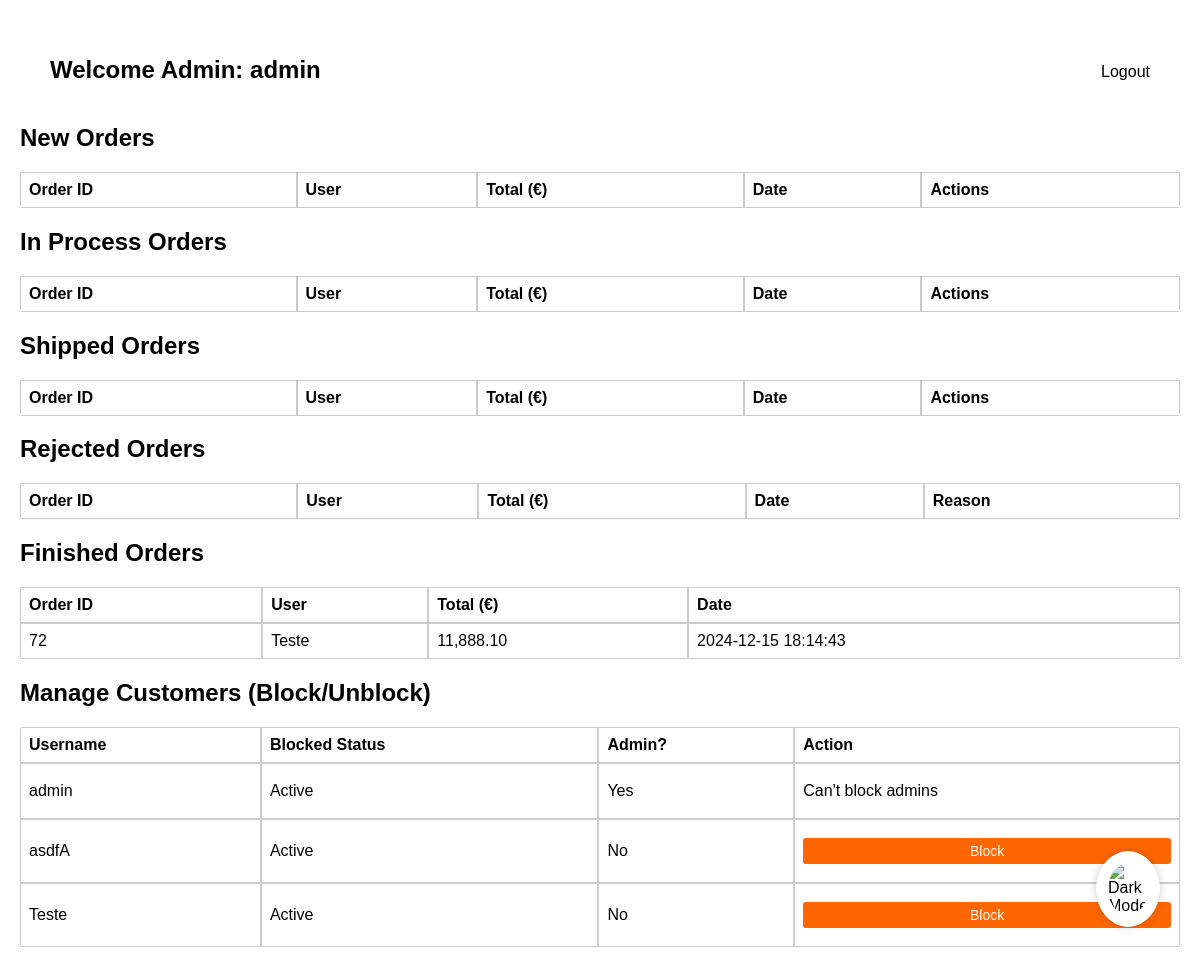
Screenshot of /admin_dashboard.php (signed in) with the database file from the repository.
### tables this page shows
CREATE TABLE `orders` (
  `order_id` int(11) NOT NULL,
  `username` varchar(50) NOT NULL,
  `total_price` decimal(10,2) NOT NULL,
  `order_date` datetime DEFAULT current_timestamp(),
  `status` enum('new','in_process','shipped','finished','canceled','rejected') NOT NULL DEFAULT 'new',
  `rejection_reason` varchar(255) DEFAULT NULL
);

CREATE TABLE `users` (
  `username` varchar(50) NOT NULL,
  `password` varchar(255) NOT NULL,
  `blocked` tinyint(1) NOT NULL DEFAULT 0,
  `is_admin` tinyint(1) NOT NULL DEFAULT 0,
  `user_order_count` int(11) NOT NULL DEFAULT 0
);

### admin_dashboard.php (the view, shortened to what this page needs)
<?php
require 'db_connect.php';
function fetchOrdersByStatus($conn, $status) {
    $stmt = $conn->prepare("SELECT order_id, username, total_price, order_date, status, rejection_reason FROM orders WHERE status = ? ORDER BY order_date DESC");
    $stmt->bind_param("s", $status);
    $stmt->execute();
    return $stmt->get_result();
}
$finishedOrders = fetchOrdersByStatus($conn, 'finished');
$users = $conn->query("SELECT username, blocked, is_admin FROM users");
?>
<!DOCTYPE html>
<html lang="en">
<head>
    <link rel="stylesheet" type="text/css" href="./css/shopping.css">
</head>
<body>
<header>
    <h1>Welcome Admin: <?php echo htmlspecialchars($_SESSION['admin_username']); ?></h1>
    <a href="logout.php">Logout</a>
</header>
<h2>New Orders</h2>
<table>
    <thead>
        <tr>
            <th>Order ID</th>
            <th>User</th>
            <th>Total (€)</th>
            <th>Date</th>
            <th>Actions</th>
        </tr>
    </thead>
</table>
<h2>In Process Orders</h2>
<table>
    <thead>
        <tr>
            <th>Order ID</th>
            <th>User</th>
            <th>Total (€)</th>
            <th>Date</th>
            <th>Actions</th>
        </tr>
    </thead>
</table>
<h2>Shipped Orders</h2>
<table>
    <thead>
        <tr>
            <th>Order ID</th>
            <th>User</th>
            <th>Total (€)</th>
            <th>Date</th>
            <th>Actions</th>
        </tr>
    </thead>
</table>
<h2>Rejected Orders</h2>
<table>
    <thead>
        <tr>
            <th>Order ID</th>
            <th>User</th>
            <th>Total (€)</th>
            <th>Date</th>
            <th>Reason</th>
        </tr>
    </thead>
</table>
<h2>Finished Orders</h2>
<table>
    <thead>
        <tr>
            <th>Order ID</th>
            <th>User</th>
            <th>Total (€)</th>
            <th>Date</th>
        </tr>
    </thead>
    <tbody>
    <?php while ($order = $finishedOrders->fetch_assoc()): ?>
        <tr>
            <td><?php echo $order['order_id']; ?></td>
            <td><?php echo htmlspecialchars($order['username']); ?></td>
            <td><?php echo number_format($order['total_price'], 2); ?></td>
            <td><?php echo $order['order_date']; ?></td>
        </tr>
    <?php endwhile; ?>
    </tbody>
</table>
<h2>Manage Customers (Block/Unblock)</h2>
<table>
    <thead>
        <tr>
            <th>Username</th>
            <th>Blocked Status</th>
            <th>Admin?</th>
            <th>Action</th>
        </tr>
    </thead>
    <tbody>
    <?php while ($user = $users->fetch_assoc()): ?>
        <tr>
            <td><?php echo htmlspecialchars($user['username']); ?></td>
            <td><?php echo $user['blocked'] ? "Blocked" : "Active"; ?></td>
            <td><?php echo $user['is_admin'] ? "Yes" : "No"; ?></td>
            <td>
                <?php if (!$user['is_admin']):  ?>
                    <form method="POST" style="display:inline;">
                        <?php if ($user['blocked']): ?>
                            <button type="submit" name="unblock_user">Unblock</button>
                        <?php else: ?>
                            <button type="submit" name="block_user">Block</button>
                        <?php endif; ?>
                    </form>
                <?php else: ?>
                    <p>Can't block admins</p>
                <?php endif; ?>
            </td>
        </tr>
    <?php endwhile; ?>
    </tbody>
</table>
<img id="dark-mode" src="../assets/moon.png" alt="Dark Mode" data-img-path="../assets/"/>
</body>
</html>

### css/shopping.css (style rules this page uses)
body { font-family: Arial, sans-serif; margin: 20px; }
h1 { font-size: 24px; margin-bottom: 20px; }
table { width: 100%; border-collapse: separate; border-spacing: 0; margin-bottom: 3px; border-radius: 3px; overflow: hidden; }
table th, table td { border: 1px solid #ccc; padding: 8px; text-align: left; }
button, input[type="submit"] { background-color:#ff6600; border: none; color: #fff; padding: 5px 10px; border-radius: 3px; cursor: pointer; font-size: 14px; text-decoration: none; }
p { margin: 10px 0; }

### css/mystyle.css (style rules this page uses)
:root[color-theme="light"] { --background: #ffffff; --textColor: #000000; }
body { font-family: Arial, Helvetica, sans-serif; color: var(--textColor); background-color: var(--background); }
header { display: flex; flex-direction: row; align-items: center; justify-content: space-between; padding: 0 30px; margin: 40px 0 10px 0; }
a { color: var(--textColor); text-decoration: none; }
button { width: 100%; background-color: #ff6600; color: white; cursor: pointer; border: none; padding: 10px; margin: 10px 0; border-radius: 4px; font-size: 14px; }
#dark-mode { width: 40px; padding: 12px; background-color: white; box-shadow: 0px 0px 8px rgba(0, 0, 0, 0.2); border-radius: 100%; position: fixed; right: 40px; bottom: 40px; }

### rows the page displays
orders: order_id "72", username "Teste", total_price "11,888.10", order_date "2024-12-15 18:14:43"
users: username "admin", blocked "Active", is_admin "Yes"
users: username "asdfA", blocked "Active", is_admin "No"
users: username "Teste", blocked "Active", is_admin "No"

### other values shown
$_SESSION['admin_username'] "admin"
